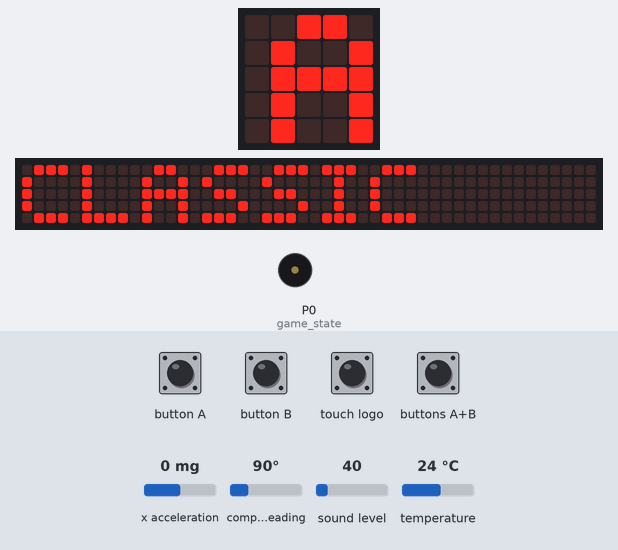
This program was run on a simulated BBC micro:bit running MicroPython. Parts: the board's 5×5 LED display, a strip that is not on the board, showing the scrolling text unrolled, buzzer (waves = sounding). The inputs (shaded band) are chosen by the test bench; at power-on: sound level 40, x acceleration 0 mg, compass heading 90°, temperature 24 °C. Random numbers come from a fixed seed; the 48×5 strip is a reading aid, not a part: it shows the text the display is scrolling, unrolled, one strip-width of it at a time; the compass is already calibrated; files that are not in the repository are absent.

Above: at 4.5 s.
4.6 s: buttons A+B pressed for 3.2 s
At 7.03 s:
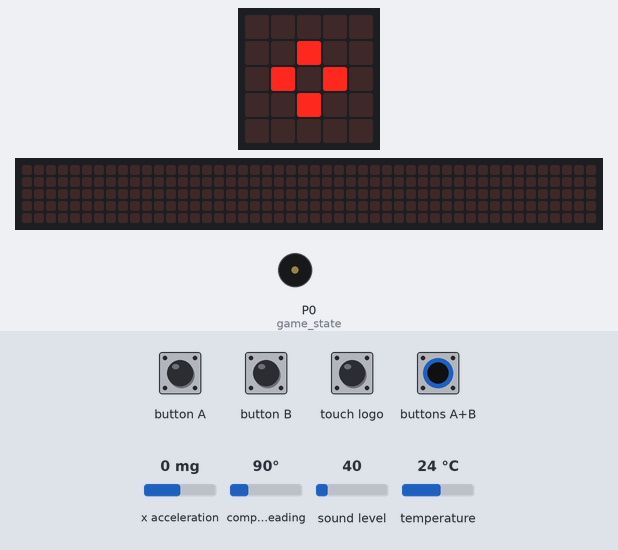
At 7.56 s:
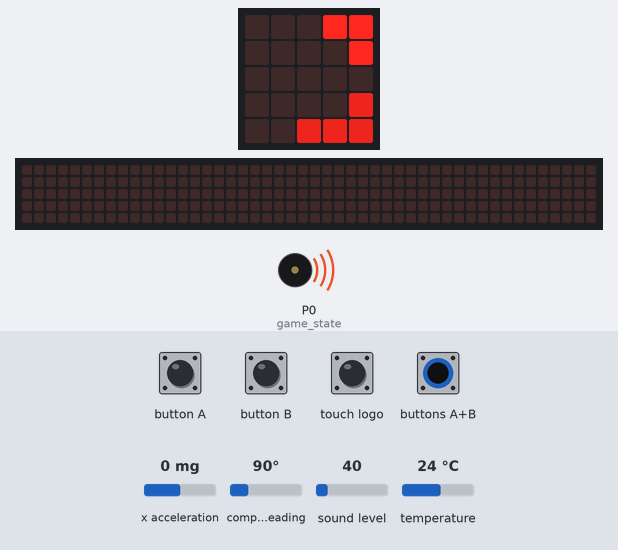
8.4 s: button A pressed for 0.15 s
9.1 s: touch logo pressed for 1 s
At 10.4 s:
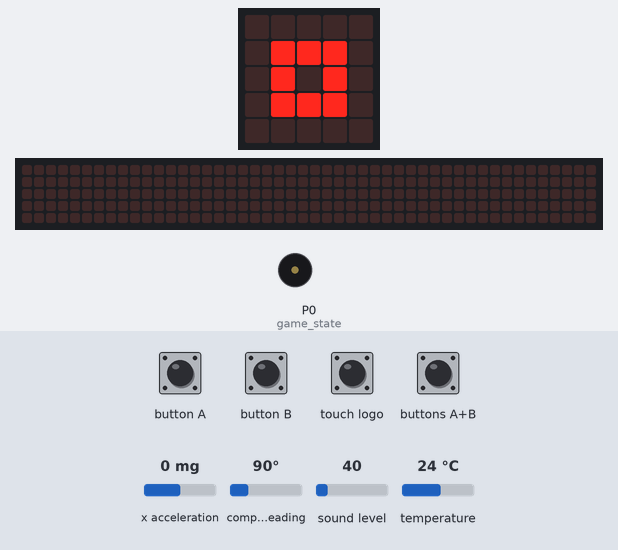
10.7 s: sound level set to 148
13.7 s: sound level set to 153
16.7 s: button B pressed for 0.15 s
At 18.99 s:
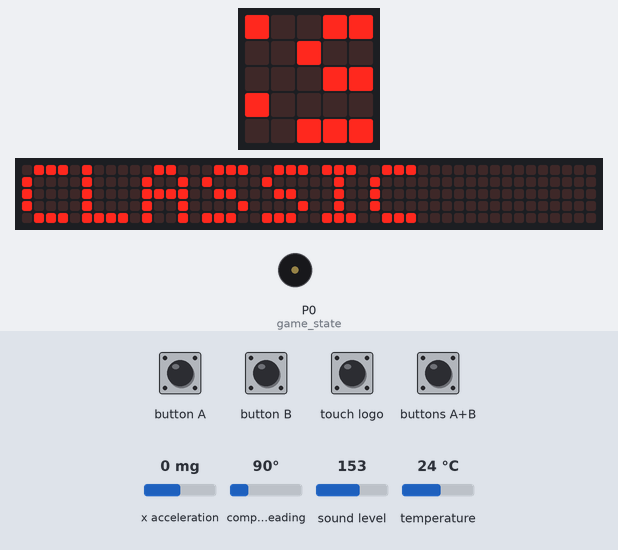
Timing chart, 0 to 20.5 s (numbered marks = the images above; inputs shaded):
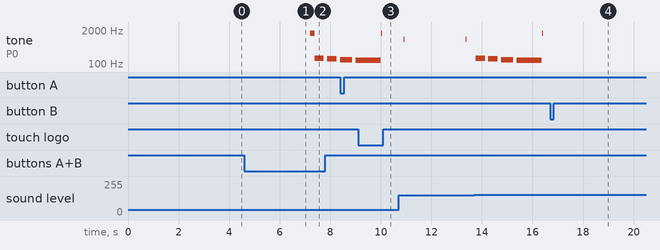

Measured:
- after the input at 4.6 s, tone on P0 (game_state): plays 1500 Hz for 0.17 s, 165 Hz for 0.36 s, 156 Hz for 0.36 s, 147 Hz for 0.01 s, starting after 2.6 s

The program:

tetris_.py
```python
from microbit import *
import music
import random
import radio

# ========== Game Constants ==========
GRID_WIDTH = 5
GRID_HEIGHT = 5
DEFAULT_TICK_RATE = 700
MIN_TICK_RATE = 200
SPEED_INCREASE = 25
TEMPERATURE_THRESHOLD = 30
SOUND_THRESHOLD = 150
RADIO_GROUP = 22
HIGH_SCORE_FILE = "tetris_hs"

DROP_SHAPES = [
    [(0,0)], # Single block
    [(0,0), (0,1)], # Vertical line
    [(0,0), (1,0)], # Horizontal line
    [(0,0), (1,0), (1,1)], # L shape
    [(0,0), (1,0), (0,1)], # Reverse L
    [(0,0), (1,0), (0,1), (1,1)] # Square
]

STATE_MENU = 0
STATE_PLAYING = 1
STATE_PAUSED = 2
STATE_GAME_OVER = 3

MODE_CLASSIC = 0
MODE_TILT = 1
MODE_BATTLE = 2
MODE_HARDCORE = 3
MODE_NAMES = ["CLASSIC", "TILT", "BATTLE", "HARDCORE"]

class TetrisGame:
    def __init__(self):
        self.grid = [[0] * GRID_WIDTH for _ in range(GRID_HEIGHT)]
        self.current_piece = None
        self.piece_x = 2
        self.piece_y = 0
        self.score = 0
        self.high_score = self._load_high_score()
        self.game_state = STATE_MENU
        self.game_mode = MODE_CLASSIC
        self.last_tick = running_time()
        self.drop_speed = DEFAULT_TICK_RATE
        self.tilt_calibration = accelerometer.get_x()
        self.fire_mode = False
        self.fire_mode_timer = 0
        self.last_fire_time = 0  # cooldown for fire mode
        self.gravity_mode = False
        self.gravity_direction = 0
        self.pending_garbage = 0
        self.menu_selection = 0
        radio.config(group=RADIO_GROUP, queue=6)
        radio.off()

    def _load_high_score(self):
        try:
            with open(HIGH_SCORE_FILE, 'r') as f:
                return int(f.read())
        except:
            return 0

    def _save_high_score(self):
        try:
            with open(HIGH_SCORE_FILE, 'w') as f:
                f.write(str(self.high_score))
        except:
            pass

    def init_game(self):
        self.grid = [[0] * GRID_WIDTH for _ in range(GRID_HEIGHT)]
        self.score = 0
        self.game_state = STATE_PLAYING
        self.drop_speed = DEFAULT_TICK_RATE
        self.fire_mode = False
        self.fire_mode_timer = 0
        self.gravity_mode = False
        self.gravity_direction = 0
        self.pending_garbage = 0
        if self.game_mode == MODE_BATTLE:
            radio.on()
        else:
            radio.off()
        display.show(Image.DIAMOND)
        sleep(300)
        display.show(Image.DIAMOND_SMALL)
        sleep(300)
        self.spawn_piece()

    def spawn_piece(self):
        self.current_piece = random.choice(DROP_SHAPES)
        max_piece_x = max(px for px, py in self.current_piece)
        self.piece_x = random.randint(0, GRID_WIDTH - 1 - max_piece_x)
        self.piece_y = 0
        if not self.is_valid_position(self.piece_x, self.piece_y):
            self.game_state = STATE_GAME_OVER
            music.play(music.WAWAWAWAA)
            if self.score > self.high_score:
                self.high_score = self.score
                self._save_high_score()
                display.scroll("NEW HIGH SCORE!")

    def is_valid_position(self, x, y, piece=None):
        if piece is None:
            piece = self.current_piece
        for px, py in piece:
            gx, gy = x + px, y + py
            if gx < 0 or gx >= GRID_WIDTH or gy < 0 or gy >= GRID_HEIGHT:
                return False
            if self.grid[gy][gx]:
                return False
        return True

    def rotate_piece(self):
        # Don't rotate single block or square
        if len(self.current_piece) <= 1 or (len(self.current_piece) == 4 and self.current_piece[0] == (0,0) and self.current_piece[3] == (1,1)):
            return
        rotated = [(-py, px) for px, py in self.current_piece]
        min_x = min(x for x, y in rotated)
        min_y = min(y for x, y in rotated)
        normalized = [(x - min_x, y - min_y) for x, y in rotated]
        if self.is_valid_position(self.piece_x, self.piece_y, normalized):
            self.current_piece = normalized
            music.pitch(1200, 10, wait=False)

    def move_piece(self, dx, dy):
        if self.is_valid_position(self.piece_x + dx, self.piece_y + dy):
            self.piece_x += dx
            self.piece_y += dy
            return True
        return False

    def place_piece(self):
        for px, py in self.current_piece:
            gx, gy = self.piece_x + px, self.piece_y + py
            if 0 <= gx < GRID_WIDTH and 0 <= gy < GRID_HEIGHT:
                self.grid[gy][gx] = 1
        music.pitch(900, 15, wait=False)
        if self.game_mode == MODE_HARDCORE:
            self.drop_speed = max(MIN_TICK_RATE, self.drop_speed - SPEED_INCREASE * 2)
        else:
            self.drop_speed = max(MIN_TICK_RATE, self.drop_speed - SPEED_INCREASE)

    def clear_lines(self):
        new_grid = []
        lines_cleared = 0
        for row in self.grid:
            if all(cell == 1 for cell in row):
                lines_cleared += 1
            else:
                new_grid.append(row)
        while len(new_grid) < GRID_HEIGHT:
            new_grid.insert(0, [0] * GRID_WIDTH)
        self.grid = new_grid
        line_scores = [0, 40, 100, 300, 800]
        self.score += line_scores[min(lines_cleared, 4)] * (2 if self.game_mode == MODE_HARDCORE else 1)
        if lines_cleared > 0:
            display.clear()
            for i in range(5):
                display.show(Image.DIAMOND)
                sleep(50)
                display.clear()
                sleep(50)
            if lines_cleared == 1:
                music.play(music.POWER_UP)
            elif lines_cleared == 2:
                music.play(music.POWER_UP, wait=False)
                music.play(music.JUMP_UP)
            elif lines_cleared >= 3:
                music.play(music.NYAN)
            if self.game_mode == MODE_BATTLE and lines_cleared > 1:
                radio.send("GARBAGE:" + str(lines_cleared - 1))

    def add_garbage(self, amount):
        for i in range(amount):
            self.grid.insert(0, self.grid.pop())
            hole = random.randint(0, GRID_WIDTH - 1)
            for x in range(GRID_WIDTH):
                self.grid[GRID_HEIGHT - 1][x] = 0 if x == hole else 1
        music.play(music.WAWAWAWAA, wait=False)

    def instant_drop(self):
        moved = True
        while moved:
            moved = self.move_piece(0, 1)
        self.place_piece()
        self.clear_lines()
        self.spawn_piece()
        music.pitch(1500, 50, wait=False)

    def rotate_gravity(self):
        self.gravity_direction = (self.gravity_direction + 1) % 4
        arrows = [Image.ARROW_S, Image.ARROW_E, Image.ARROW_N, Image.ARROW_W]
        display.show(arrows[self.gravity_direction])
        sleep(300)
        music.play(music.SLIDE)

    def scramble_board(self):
        block_count = sum(sum(row) for row in self.grid)
        new_grid = [[0] * GRID_WIDTH for _ in range(GRID_HEIGHT)]
        blocks_placed = 0
        while blocks_placed < block_count:
            x, y = random.randint(0, GRID_WIDTH - 1), random.randint(0, GRID_HEIGHT - 1)
            if new_grid[y][x] == 0:
                new_grid[y][x] = 1
                blocks_placed += 1
        self.grid = new_grid
        display.show(Image.DIAMOND)
        sleep(100)
        display.show(Image.DIAMOND_SMALL)
        sleep(100)
        display.show(Image.DIAMOND)
        sleep(100)

    def activate_fire_mode(self):
        self.grid[GRID_HEIGHT - 1] = [0] * GRID_WIDTH
        self.fire_mode = True
        self.fire_mode_timer = running_time() + 5000
        display.show(Image.TRIANGLE)
        music.play(music.DADADADUM)

    def draw_grid(self):
        display.clear()
        for y in range(GRID_HEIGHT):
            for x in range(GRID_WIDTH):
                if self.grid[y][x]:
                    if self.fire_mode and y >= GRID_HEIGHT - 2:
                        display.set_pixel(x, y, 9)
                    else:
                        display.set_pixel(x, y, 7)
        for px, py in self.current_piece:
            gx, gy = self.piece_x + px, self.piece_y + py
            if 0 <= gx < GRID_WIDTH and 0 <= gy < GRID_HEIGHT:
                display.set_pixel(gx, gy, 9)

    def draw_menu(self):
        display.scroll(MODE_NAMES[self.menu_selection], delay=80, wait=True, loop=False)
        display.clear()

    def draw_paused(self):
        display.show(Image.DIAMOND if (running_time() // 500) % 2 else Image.DIAMOND_SMALL)

    def draw_game_over(self):
        if (running_time() // 500) % 2:
            display.show(Image.SKULL)
        else:
            display.clear()
            score_pixels = min(25, max(1, self.score // 20))
            for i in range(score_pixels):
                y = i // 5
                x = i % 5
                display.set_pixel(x, y, 9)

    def handle_buttons(self):
        if self.game_state == STATE_PLAYING:
            if button_a.was_pressed():
                if self.game_mode == MODE_TILT:
                    self.move_piece(-1, 0)
                else:
                    self.rotate_piece()
            if button_b.was_pressed():
                self.move_piece(1, 0)
            if button_a.is_pressed() and button_b.is_pressed():
                self.instant_drop()
            try:
                if pin_logo.is_touched():
                    self.game_state = STATE_PAUSED
                    display.show(Image.SQUARE_SMALL)
                    sleep(500)
            except:
                pass
        elif self.game_state == STATE_PAUSED:
            if button_a.was_pressed() or button_b.was_pressed():
                self.game_state = STATE_PLAYING
                sleep(300)
        elif self.game_state == STATE_MENU:
            if button_a.was_pressed():
                self.menu_selection = (self.menu_selection - 1) % len(MODE_NAMES)
            if button_b.was_pressed():
                self.menu_selection = (self.menu_selection + 1) % len(MODE_NAMES)
            if button_a.is_pressed() and button_b.is_pressed():
                self.game_mode = self.menu_selection
                self.init_game()
        elif self.game_state == STATE_GAME_OVER:
            if button_a.was_pressed() or button_b.was_pressed():
                self.game_state = STATE_MENU
                sleep(300)

    def handle_tilt(self):
        if self.game_state == STATE_PLAYING and (self.game_mode == MODE_TILT or self.game_mode == MODE_HARDCORE):
            x_tilt = accelerometer.get_x() - self.tilt_calibration
            if x_tilt < -300:
                self.move_piece(-1, 0)
                sleep(150)
            elif x_tilt > 300:
                self.move_piece(1, 0)
                sleep(150)

    def handle_sensors(self):
        if self.game_state != STATE_PLAYING:
            return
        current_time = running_time()
        # Fire mode cooldown: only once every 10 seconds
        if (temperature() > TEMPERATURE_THRESHOLD and not self.fire_mode and
            current_time - self.last_fire_time > 10000):
            self.activate_fire_mode()
            self.last_fire_time = current_time
        if self.fire_mode and current_time > self.fire_mode_timer:
            self.fire_mode = False
        try:
            if microphone.sound_level() > SOUND_THRESHOLD:
                self.instant_drop()
                sleep(300)
        except:
            pass
        try:
            heading = compass.heading()
            if 350 <= heading or heading <= 10:
                if not self.gravity_mode:
                    self.gravity_mode = True
                    self.rotate_gravity()
                    sleep(500)
        except:
            pass
        if accelerometer.was_gesture("shake"):
            self.scramble_board()
            sleep(500)

    def handle_radio(self):
        if self.game_mode != MODE_BATTLE:
            return
        msg = radio.receive()
        if msg:
            if msg.startswith("GARBAGE:"):
                try:
                    amount = int(msg.split(":")[1])
                    self.add_garbage(min(amount, 3))
                except:
                    pass

    def update(self):
        current_time = running_time()
        self.handle_radio()
        if self.game_state == STATE_PLAYING:
            if current_time - self.last_tick > self.drop_speed:
                moved = self.move_piece(0, 1)
                if not moved:
                    self.place_piece()
                    self.clear_lines()
                    self.spawn_piece()
                self.last_tick = current_time
            self.handle_sensors()
            self.draw_grid()
        elif self.game_state == STATE_MENU:
            self.draw_menu()
        elif self.game_state == STATE_PAUSED:
            self.draw_paused()
        elif self.game_state == STATE_GAME_OVER:
            self.draw_game_over()
        self.handle_buttons()
        if self.game_mode == MODE_TILT or self.game_mode == MODE_HARDCORE:
            self.handle_tilt()

def main():
    display.scroll("TETRIS+", delay=80)
    game = TetrisGame()
    try:
        while True:
            game.update()
            sleep(50)
    except Exception as e:
        display.scroll("ERROR")
        display.scroll(str(e))

if __name__ == "__main__":
    main()
```
